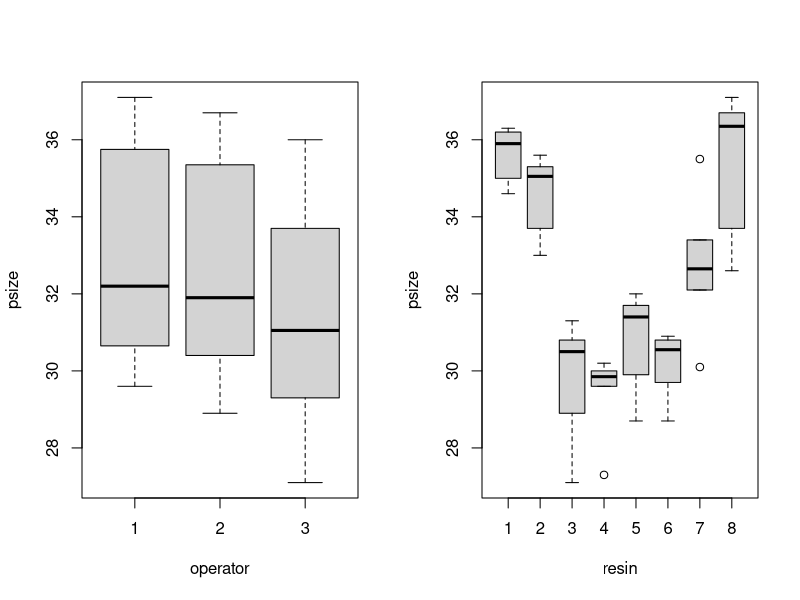
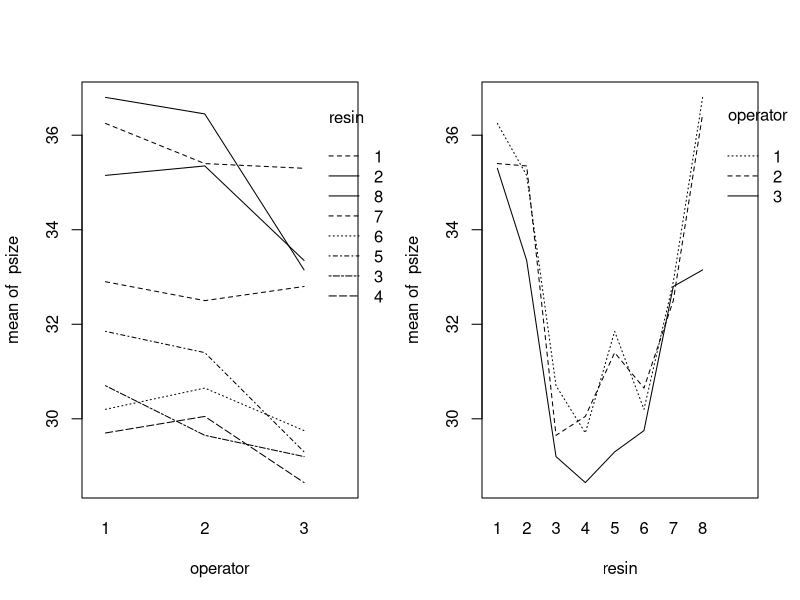
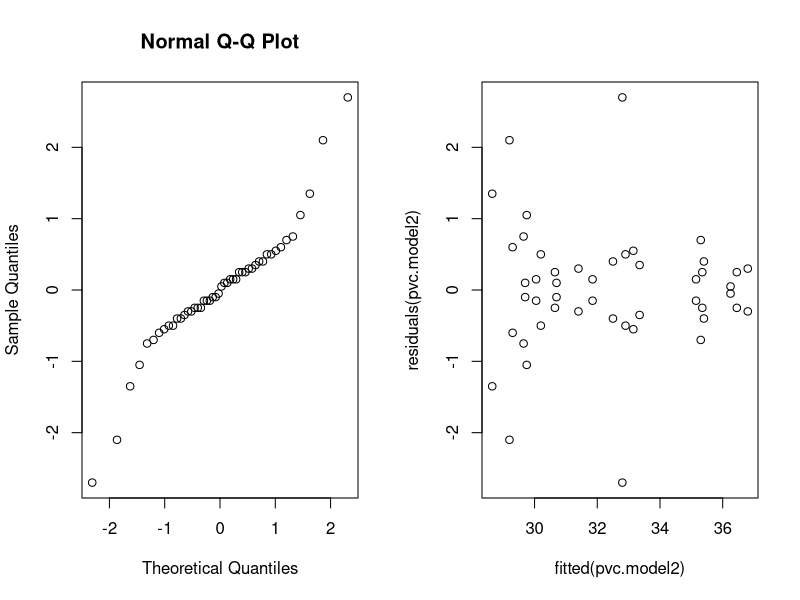
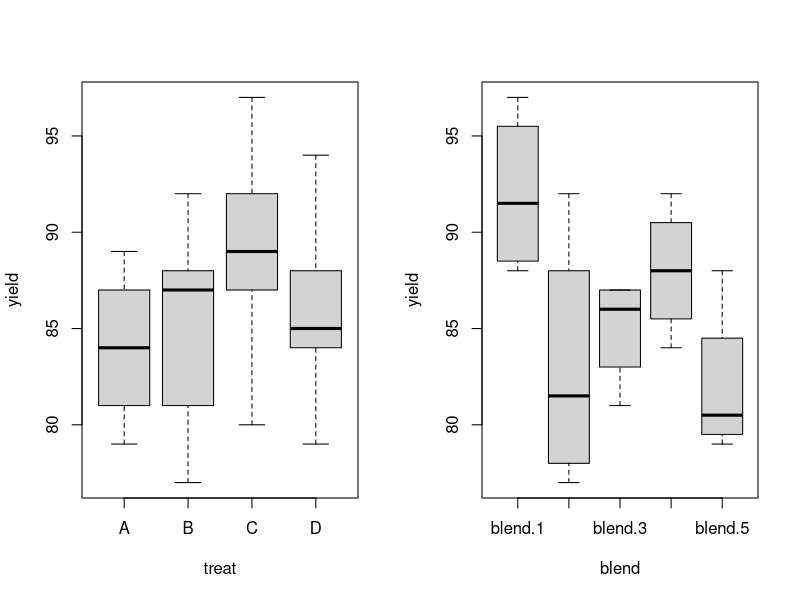
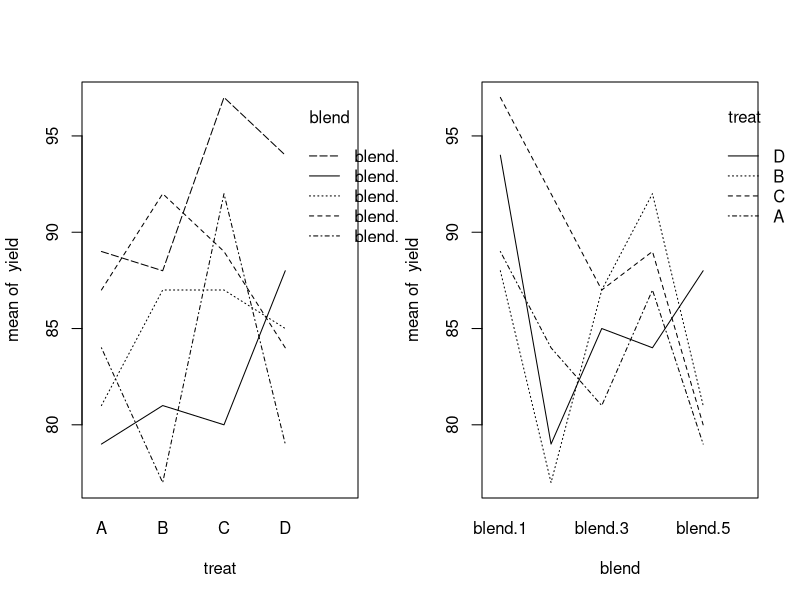
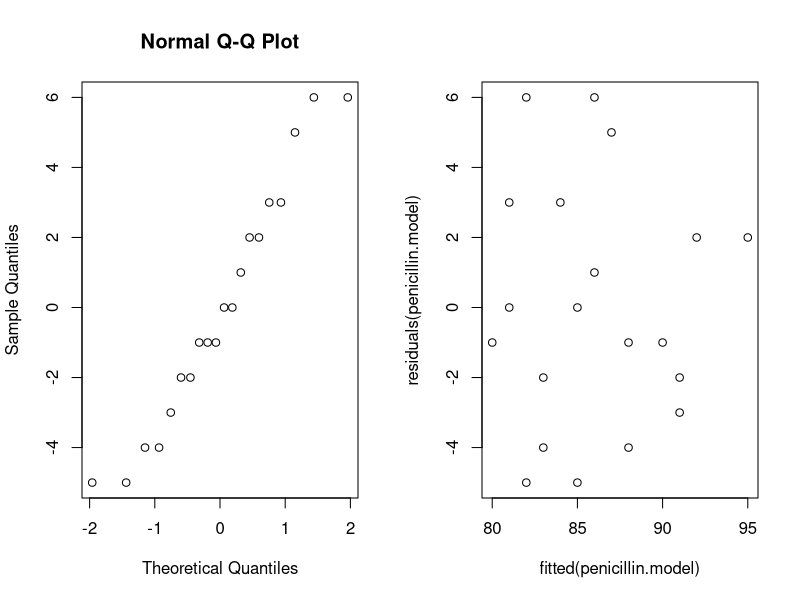
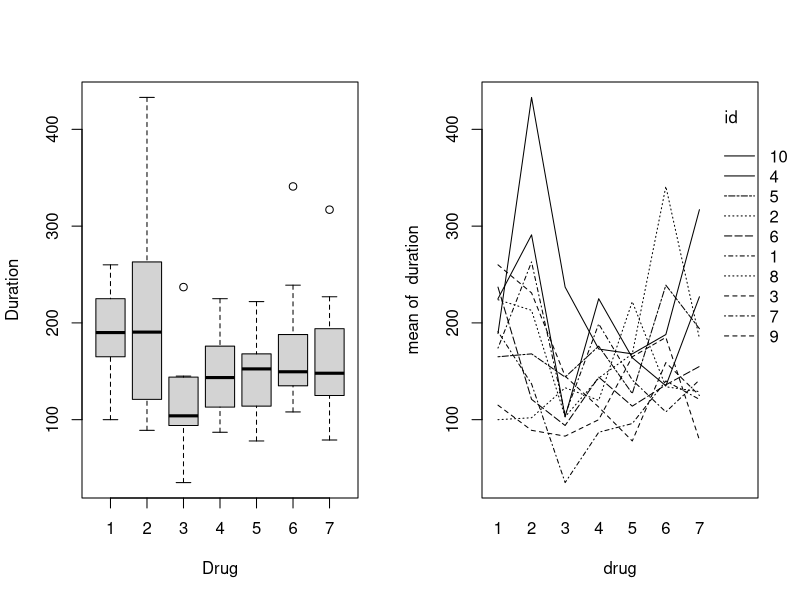
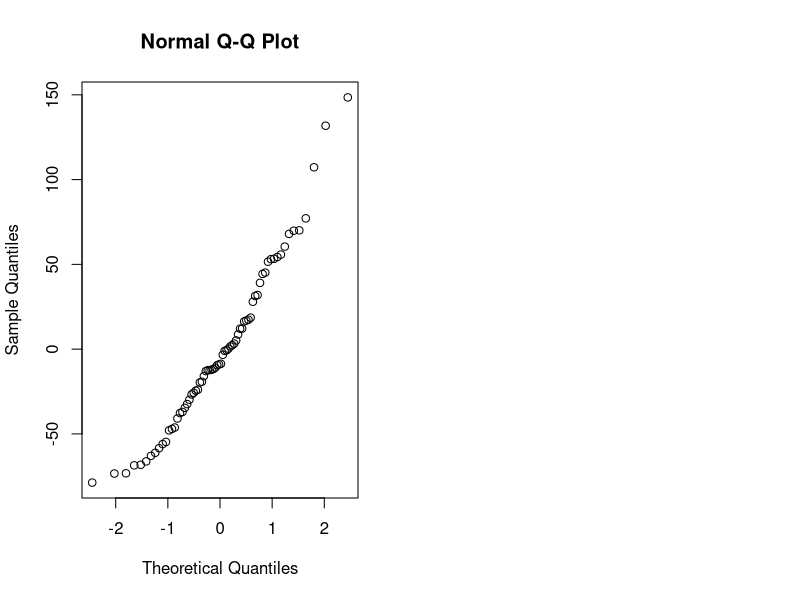

Source code (R) for these figures, in order:
# Randomization in R

I <- 4 ; J <- 2 ; N <- 3
rbind(rep(1:I, each=N*I), rep(1:J, N*I), sample(1:(N*I*J)))

data <- read.table("datas/pvc.txt",header=TRUE)
data


attach(data) ; par(mfrow=c(1,2)); boxplot(psize~operator) ; boxplot(psize~resin)
# Plots the mean (or other summary) of the response for two-way combinations of factors, thereby illustrating possible interactions.
interaction.plot(operator,resin,psize) ; interaction.plot(resin,operator,psize) 

data$operator = as.factor(data$operator) ; data$resin = as.factor(data$resin) 
pvc.model <- lm(psize~operator*resin)
anova(pvc.model)
summary(pvc.model)

contrasts(data$operator) = contr.sum ; contrasts(data$resin) = contr.sum
pvc.model2 = lm(psize~operator*resin, data = data) ; summary(pvc.model2)

# Additive model
data$operator = as.factor(data$operator) ; data$resin = as.factor(data$resin)
pvc.additive.model = lm(psize~operator+resin, data=data)
anova(pvc.additive.model)

# check the normality and assumption of equal variances
qqnorm(residuals(pvc.model2)) ; plot(fitted(pvc.model2),residuals(pvc.model2))


# The following data set contains the strength of a thermoplastic composite depending on power of a laser and speed of a tape.

composite <- read.table("datas/composite.txt", header = TRUE) ; composite

attach(composite) ; anova(lm(strength~laser*tape))
# After the warning message ;
anova(lm(strength~laser+tape,data = composite))


# Randomized block design

penicillin <- read.table("datas/penicillin.txt", header = TRUE)
penicillin

xtabs(yield~treat+blend, data = penicillin)

attach(penicillin)
par(mfrow=c(1,2)) ; boxplot(yield~treat) ; boxplot(yield~blend) # A seems normally distributed

interaction.plot(treat,blend,yield) ; interaction.plot(blend,treat,yield)

penicillin.model <- lm(yield~treat+blend)
anova(penicillin.model)
# The treatment effects are not significantly different from 0. The blocks are.

summary(penicillin.model)
qqnorm(residuals(penicillin.model)) ; plot(fitted(penicillin.model),residuals(penicillin.model))


# Repeated measures
ashina <- read.table("datas/ashinal.txt", header = TRUE) 
ashina

ashina.prev <- read.table("datas/ashina.txt",header = TRUE) ; ashina.prev

ashina$id = factor(ashina$id)
ashina.model <- lm(pain~treatment+id, data = ashina) ; anova(ashina.model)

# two sample t-test
t.test(ashina.prev[,1],ashina.prev[,2], paired = TRUE)


# Friedman test
itch <- read.table("datas/itch.txt", header =TRUE, sep = ",") ; itch

duration = as.vector(as.matrix(itch[,2:8]))
id = as.factor(rep(1:10,7)) ; drug = as.factor(rep(1:7,each=10))
itchdata = data.frame(cbind(duration,id,drug))
itchdata

boxplot(duration~drug, xlab = "Drug", ylab = "Duration")
interaction.plot(drug,id,duration)

friedman.test(duration,drug,id, data = itchdata)
# Friedman test vs repeated measures
itch.model = lm(duration ~ drug + id)
anova(itch.model)

qqnorm(itch.model$residuals)
